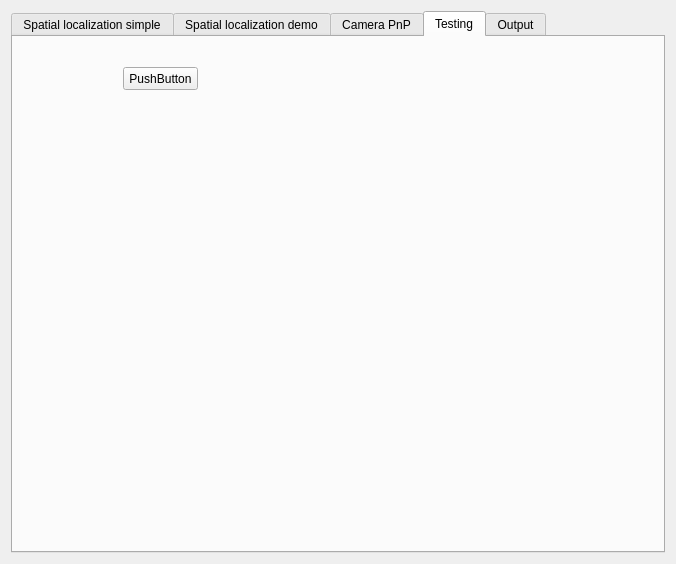
<?xml version="1.0" encoding="UTF-8"?>
<ui version="4.0">
 <class>SpineCArmRegistrationControls</class>
 <widget class="QWidget" name="SpineCArmRegistrationControls">
  <property name="geometry">
   <rect>
    <x>0</x>
    <y>0</y>
    <width>676</width>
    <height>564</height>
   </rect>
  </property>
  <property name="minimumSize">
   <size>
    <width>0</width>
    <height>0</height>
   </size>
  </property>
  <property name="windowTitle">
   <string>QmitkTemplate</string>
  </property>
  <layout class="QVBoxLayout" name="verticalLayout_2">
   <item>
    <widget class="QTabWidget" name="tabWidget">
     <property name="currentIndex">
      <number>3</number>
     </property>
     <widget class="QWidget" name="tab">
      <attribute name="title">
       <string>Spatial localization simple</string>
      </attribute>
      <layout class="QGridLayout" name="gridLayout">
       <item row="0" column="0">
        <widget class="QGroupBox" name="groupBox_2">
         <property name="title">
          <string>Scene initialization</string>
         </property>
         <layout class="QGridLayout" name="gridLayout_4">
          <item row="0" column="0">
           <widget class="QGroupBox" name="groupBox_3">
            <property name="title">
             <string>Imager planes</string>
            </property>
            <layout class="QGridLayout" name="gridLayout_2">
             <item row="0" column="0">
              <layout class="QHBoxLayout" name="horizontalLayout">
               <item>
                <widget class="QLabel" name="label">
                 <property name="text">
                  <string>Resolution (mm X mm):</string>
                 </property>
                </widget>
               </item>
               <item>
                <widget class="QLineEdit" name="lineEdit_planeResolutionX">
                 <property name="text">
                  <string>0.205</string>
                 </property>
                </widget>
               </item>
               <item>
                <widget class="QLabel" name="label_3">
                 <property name="text">
                  <string>X</string>
                 </property>
                </widget>
               </item>
               <item>
                <widget class="QLineEdit" name="lineEdit_planeResolutionY">
                 <property name="text">
                  <string>0.205</string>
                 </property>
                </widget>
               </item>
              </layout>
             </item>
             <item row="1" column="0">
              <layout class="QHBoxLayout" name="horizontalLayout_2">
               <item>
                <widget class="QLabel" name="label_2">
                 <property name="text">
                  <string>Pixel number:</string>
                 </property>
                </widget>
               </item>
               <item>
                <widget class="QLineEdit" name="lineEdit_planePixNumX">
                 <property name="text">
                  <string>1024</string>
                 </property>
                </widget>
               </item>
               <item>
                <widget class="QLabel" name="label_4">
                 <property name="text">
                  <string>X</string>
                 </property>
                </widget>
               </item>
               <item>
                <widget class="QLineEdit" name="lineEdit_planePixNumY">
                 <property name="text">
                  <string>1024</string>
                 </property>
                </widget>
               </item>
              </layout>
             </item>
            </layout>
           </widget>
          </item>
          <item row="2" column="0">
           <widget class="QPushButton" name="pushButton_InitSpatialScene">
            <property name="text">
             <string>Initialize</string>
            </property>
           </widget>
          </item>
          <item row="1" column="0">
           <widget class="QGroupBox" name="groupBox_4">
            <property name="title">
             <string>Radiation source location (x,y,z, relative to corresponding imager)</string>
            </property>
            <layout class="QGridLayout" name="gridLayout_3">
             <item row="0" column="0">
              <layout class="QHBoxLayout" name="horizontalLayout_3">
               <item>
                <widget class="QLabel" name="label_5">
                 <property name="text">
                  <string>Source 0:</string>
                 </property>
                </widget>
               </item>
               <item>
                <widget class="QLineEdit" name="lineEdit_planeSourceX_0">
                 <property name="text">
                  <string>104.5</string>
                 </property>
                </widget>
               </item>
               <item>
                <widget class="QLabel" name="label_6">
                 <property name="text">
                  <string>X</string>
                 </property>
                </widget>
               </item>
               <item>
                <widget class="QLineEdit" name="lineEdit_planeSourceY_0">
                 <property name="text">
                  <string>104.5</string>
                 </property>
                </widget>
               </item>
               <item>
                <widget class="QLabel" name="label_9">
                 <property name="text">
                  <string>X</string>
                 </property>
                </widget>
               </item>
               <item>
                <widget class="QLineEdit" name="lineEdit_planeSourceZ_0">
                 <property name="text">
                  <string>788</string>
                 </property>
                </widget>
               </item>
              </layout>
             </item>
             <item row="1" column="0">
              <layout class="QHBoxLayout" name="horizontalLayout_4">
               <item>
                <widget class="QLabel" name="label_7">
                 <property name="text">
                  <string>Source 1:</string>
                 </property>
                </widget>
               </item>
               <item>
                <widget class="QLineEdit" name="lineEdit_planeSourceX_1">
                 <property name="text">
                  <string>104.5</string>
                 </property>
                </widget>
               </item>
               <item>
                <widget class="QLabel" name="label_8">
                 <property name="text">
                  <string>X</string>
                 </property>
                </widget>
               </item>
               <item>
                <widget class="QLineEdit" name="lineEdit_planeSourceY_1">
                 <property name="text">
                  <string>104.5</string>
                 </property>
                </widget>
               </item>
               <item>
                <widget class="QLabel" name="label_10">
                 <property name="text">
                  <string>X</string>
                 </property>
                </widget>
               </item>
               <item>
                <widget class="QLineEdit" name="lineEdit_planeSourceZ_1">
                 <property name="text">
                  <string>788</string>
                 </property>
                </widget>
               </item>
              </layout>
             </item>
            </layout>
           </widget>
          </item>
         </layout>
        </widget>
       </item>
       <item row="1" column="0">
        <widget class="QLabel" name="label_13">
         <property name="text">
          <string>Please move AP(LT) ray source and AP(LT) imager into AP(LT) coordinate's child node,</string>
         </property>
        </widget>
       </item>
       <item row="2" column="0">
        <widget class="QLabel" name="label_14">
         <property name="text">
          <string>then move the 2 parent nodes to proper positions, pick a point on AP image and then a point on LT image</string>
         </property>
        </widget>
       </item>
       <item row="3" column="0">
        <widget class="QGroupBox" name="groupBox_5">
         <property name="title">
          <string>AP image point selection</string>
         </property>
         <layout class="QGridLayout" name="gridLayout_5">
          <item row="0" column="0">
           <layout class="QHBoxLayout" name="horizontalLayout_5">
            <item>
             <widget class="QLabel" name="label_11">
              <property name="text">
               <string>AP image point:</string>
              </property>
             </widget>
            </item>
            <item>
             <widget class="QmitkSingleNodeSelectionWidget" name="mitkNodeSelectWidget_spatialApPoint" native="true">
              <property name="enabled">
               <bool>true</bool>
              </property>
             </widget>
            </item>
           </layout>
          </item>
          <item row="0" column="1">
           <widget class="QPushButton" name="pushButton_confirmApPoint">
            <property name="text">
             <string>Confirm</string>
            </property>
           </widget>
          </item>
         </layout>
        </widget>
       </item>
       <item row="4" column="0">
        <widget class="QGroupBox" name="groupBox_6">
         <property name="title">
          <string>LT image point selection on the projection line</string>
         </property>
         <layout class="QGridLayout" name="gridLayout_6">
          <item row="0" column="0">
           <layout class="QHBoxLayout" name="horizontalLayout_6">
            <item>
             <widget class="QLabel" name="label_12">
              <property name="text">
               <string>LT image point:</string>
              </property>
             </widget>
            </item>
            <item>
             <widget class="QmitkSingleNodeSelectionWidget" name="mitkNodeSelectWidget_spatialLtPoint" native="true">
              <property name="enabled">
               <bool>true</bool>
              </property>
             </widget>
            </item>
           </layout>
          </item>
          <item row="0" column="1">
           <widget class="QPushButton" name="pushButton_confirmLtPoint">
            <property name="text">
             <string>Confirm</string>
            </property>
           </widget>
          </item>
         </layout>
        </widget>
       </item>
      </layout>
     </widget>
     <widget class="QWidget" name="tab_2">
      <attribute name="title">
       <string>Spatial localization demo</string>
      </attribute>
      <layout class="QGridLayout" name="gridLayout_9">
       <item row="0" column="0">
        <widget class="QGroupBox" name="groupBox_8">
         <property name="title">
          <string>C-arm images</string>
         </property>
         <layout class="QVBoxLayout" name="verticalLayout_4">
          <item>
           <layout class="QHBoxLayout" name="horizontalLayout_7">
            <item>
             <widget class="QLabel" name="label_15">
              <property name="text">
               <string>AP image:</string>
              </property>
             </widget>
            </item>
            <item>
             <widget class="QmitkSingleNodeSelectionWidget" name="mitkNodeSelectWidget_ApImage" native="true">
              <property name="enabled">
               <bool>true</bool>
              </property>
             </widget>
            </item>
           </layout>
          </item>
          <item>
           <layout class="QHBoxLayout" name="horizontalLayout_8">
            <item>
             <widget class="QLabel" name="label_16">
              <property name="text">
               <string>LT image:</string>
              </property>
             </widget>
            </item>
            <item>
             <widget class="QmitkSingleNodeSelectionWidget" name="mitkNodeSelectWidget_LtImage" native="true">
              <property name="enabled">
               <bool>true</bool>
              </property>
             </widget>
            </item>
           </layout>
          </item>
         </layout>
        </widget>
       </item>
       <item row="1" column="0">
        <widget class="QGroupBox" name="groupBox_7">
         <property name="title">
          <string>2-deck calibrator position in NDI</string>
         </property>
         <layout class="QVBoxLayout" name="verticalLayout_3">
          <item>
           <layout class="QHBoxLayout" name="horizontalLayout_9">
            <item>
             <widget class="QLabel" name="label_17">
              <property name="text">
               <string>AP position matrix (stored in an object):</string>
              </property>
             </widget>
            </item>
            <item>
             <widget class="QmitkSingleNodeSelectionWidget" name="mitkNodeSelectWidget_ndiAp" native="true">
              <property name="enabled">
               <bool>true</bool>
              </property>
             </widget>
            </item>
           </layout>
          </item>
          <item>
           <layout class="QHBoxLayout" name="horizontalLayout_10">
            <item>
             <widget class="QLabel" name="label_18">
              <property name="text">
               <string>LT position matrix (stored in an object):</string>
              </property>
             </widget>
            </item>
            <item>
             <widget class="QmitkSingleNodeSelectionWidget" name="mitkNodeSelectWidget_ndiLt" native="true">
              <property name="enabled">
               <bool>true</bool>
              </property>
             </widget>
            </item>
           </layout>
          </item>
         </layout>
        </widget>
       </item>
       <item row="2" column="0">
        <widget class="QGroupBox" name="groupBox_9">
         <property name="title">
          <string>Steelballs</string>
         </property>
         <layout class="QGridLayout" name="gridLayout_7">
          <item row="0" column="0">
           <layout class="QHBoxLayout" name="horizontalLayout_13">
            <item>
             <widget class="QLabel" name="label_21">
              <property name="text">
               <string>L balls by design:</string>
              </property>
             </widget>
            </item>
            <item>
             <widget class="QmitkSingleNodeSelectionWidget" name="mitkNodeSelectWidget_designLballs" native="true">
              <property name="enabled">
               <bool>true</bool>
              </property>
             </widget>
            </item>
           </layout>
          </item>
          <item row="0" column="1">
           <layout class="QHBoxLayout" name="horizontalLayout_14">
            <item>
             <widget class="QLabel" name="label_22">
              <property name="text">
               <string>M balls by design:</string>
              </property>
             </widget>
            </item>
            <item>
             <widget class="QmitkSingleNodeSelectionWidget" name="mitkNodeSelectWidget_designMballs" native="true">
              <property name="enabled">
               <bool>true</bool>
              </property>
             </widget>
            </item>
           </layout>
          </item>
          <item row="1" column="0">
           <layout class="QHBoxLayout" name="horizontalLayout_11">
            <item>
             <widget class="QLabel" name="label_19">
              <property name="text">
               <string>L balls (AP,extracted):</string>
              </property>
             </widget>
            </item>
            <item>
             <widget class="QmitkSingleNodeSelectionWidget" name="mitkNodeSelectWidget_APextractedLballs" native="true">
              <property name="enabled">
               <bool>true</bool>
              </property>
             </widget>
            </item>
           </layout>
          </item>
          <item row="1" column="1">
           <layout class="QHBoxLayout" name="horizontalLayout_12">
            <item>
             <widget class="QLabel" name="label_20">
              <property name="text">
               <string>M balls (AP,extracted):</string>
              </property>
             </widget>
            </item>
            <item>
             <widget class="QmitkSingleNodeSelectionWidget" name="mitkNodeSelectWidget_APextractedMballs" native="true">
              <property name="enabled">
               <bool>true</bool>
              </property>
             </widget>
            </item>
           </layout>
          </item>
          <item row="2" column="0">
           <layout class="QHBoxLayout" name="horizontalLayout_17">
            <item>
             <widget class="QLabel" name="label_25">
              <property name="text">
               <string>L balls (LT,extracted):</string>
              </property>
             </widget>
            </item>
            <item>
             <widget class="QmitkSingleNodeSelectionWidget" name="mitkNodeSelectWidget_LTextractedLballs" native="true">
              <property name="enabled">
               <bool>true</bool>
              </property>
             </widget>
            </item>
           </layout>
          </item>
          <item row="2" column="1">
           <layout class="QHBoxLayout" name="horizontalLayout_18">
            <item>
             <widget class="QLabel" name="label_26">
              <property name="text">
               <string>M balls (LT extracted):</string>
              </property>
             </widget>
            </item>
            <item>
             <widget class="QmitkSingleNodeSelectionWidget" name="mitkNodeSelectWidget_LTextractedMballs" native="true">
              <property name="enabled">
               <bool>true</bool>
              </property>
             </widget>
            </item>
           </layout>
          </item>
         </layout>
        </widget>
       </item>
       <item row="3" column="0">
        <widget class="QPushButton" name="pushButton_projectionModelReg">
         <property name="text">
          <string>Register the projection model</string>
         </property>
        </widget>
       </item>
       <item row="4" column="0">
        <widget class="QGroupBox" name="groupBox_12">
         <property name="title">
          <string>2D point selection</string>
         </property>
         <layout class="QGridLayout" name="gridLayout_8">
          <item row="1" column="0">
           <layout class="QHBoxLayout" name="horizontalLayout_15">
            <item>
             <widget class="QLabel" name="label_23">
              <property name="text">
               <string>AP image point:</string>
              </property>
             </widget>
            </item>
            <item>
             <widget class="QmitkSingleNodeSelectionWidget" name="mitkNodeSelectWidget_demoApPoint" native="true">
              <property name="enabled">
               <bool>true</bool>
              </property>
             </widget>
            </item>
           </layout>
          </item>
          <item row="1" column="1">
           <widget class="QPushButton" name="pushButton_confirmDemoApPoint">
            <property name="text">
             <string>Confirm</string>
            </property>
           </widget>
          </item>
          <item row="2" column="0">
           <layout class="QHBoxLayout" name="horizontalLayout_16">
            <item>
             <widget class="QLabel" name="label_24">
              <property name="text">
               <string>LT image point:</string>
              </property>
             </widget>
            </item>
            <item>
             <widget class="QmitkSingleNodeSelectionWidget" name="mitkNodeSelectWidget_demoLtPoint" native="true">
              <property name="enabled">
               <bool>true</bool>
              </property>
             </widget>
            </item>
           </layout>
          </item>
          <item row="2" column="1">
           <widget class="QPushButton" name="pushButton_confirmDemoLtPoint">
            <property name="text">
             <string>Confirm</string>
            </property>
           </widget>
          </item>
          <item row="0" column="0" colspan="2">
           <layout class="QHBoxLayout" name="horizontalLayout_19">
            <item>
             <widget class="QLabel" name="label_27">
              <property name="text">
               <string>3D pointset:</string>
              </property>
             </widget>
            </item>
            <item>
             <widget class="QmitkSingleNodeSelectionWidget" name="mitkNodeSelectWidget_demo3Dpointset" native="true">
              <property name="enabled">
               <bool>true</bool>
              </property>
             </widget>
            </item>
           </layout>
          </item>
         </layout>
        </widget>
       </item>
      </layout>
     </widget>
     <widget class="QWidget" name="tab_4">
      <attribute name="title">
       <string>Camera PnP</string>
      </attribute>
      <layout class="QGridLayout" name="gridLayout_16">
       <item row="0" column="0">
        <widget class="QGroupBox" name="groupBox_13">
         <property name="title">
          <string>C-arm image</string>
         </property>
         <layout class="QGridLayout" name="gridLayout_13">
          <item row="0" column="0">
           <layout class="QHBoxLayout" name="horizontalLayout_24">
            <item>
             <widget class="QRadioButton" name="radioButton_ap">
              <property name="text">
               <string>AP image:</string>
              </property>
              <property name="checked">
               <bool>true</bool>
              </property>
             </widget>
            </item>
            <item>
             <widget class="QRadioButton" name="radioButton_lt">
              <property name="text">
               <string>LT image</string>
              </property>
             </widget>
            </item>
           </layout>
          </item>
          <item row="0" column="1">
           <widget class="QmitkSingleNodeSelectionWidget" name="mitkNodeSelectWidget_image_pnp" native="true">
            <property name="enabled">
             <bool>true</bool>
            </property>
           </widget>
          </item>
         </layout>
        </widget>
       </item>
       <item row="4" column="0">
        <widget class="QGroupBox" name="groupBox_14">
         <property name="title">
          <string>2D point selection</string>
         </property>
         <layout class="QGridLayout" name="gridLayout_15">
          <item row="1" column="0">
           <layout class="QHBoxLayout" name="horizontalLayout_25">
            <item>
             <widget class="QLabel" name="label_32">
              <property name="text">
               <string>AP image point:</string>
              </property>
             </widget>
            </item>
            <item>
             <widget class="QmitkSingleNodeSelectionWidget" name="mitkNodeSelectWidget_ApPoint_pnp" native="true">
              <property name="enabled">
               <bool>true</bool>
              </property>
             </widget>
            </item>
           </layout>
          </item>
          <item row="1" column="1">
           <widget class="QPushButton" name="pushButton_confirmApPoint_pnp">
            <property name="text">
             <string>Confirm</string>
            </property>
           </widget>
          </item>
          <item row="2" column="0">
           <layout class="QHBoxLayout" name="horizontalLayout_29">
            <item>
             <widget class="QLabel" name="label_33">
              <property name="text">
               <string>LT image point:</string>
              </property>
             </widget>
            </item>
            <item>
             <widget class="QmitkSingleNodeSelectionWidget" name="mitkNodeSelectWidget_LtPoint_pnp" native="true">
              <property name="enabled">
               <bool>true</bool>
              </property>
             </widget>
            </item>
           </layout>
          </item>
          <item row="2" column="1">
           <widget class="QPushButton" name="pushButton_confirmLtPoint_pnp">
            <property name="text">
             <string>Confirm</string>
            </property>
           </widget>
          </item>
          <item row="0" column="0" colspan="2">
           <layout class="QHBoxLayout" name="horizontalLayout_30">
            <item>
             <widget class="QLabel" name="label_37">
              <property name="text">
               <string>3D pointset:</string>
              </property>
             </widget>
            </item>
            <item>
             <widget class="QmitkSingleNodeSelectionWidget" name="mitkNodeSelectWidget_3Dpointset_pnp" native="true">
              <property name="enabled">
               <bool>true</bool>
              </property>
             </widget>
            </item>
           </layout>
          </item>
         </layout>
        </widget>
       </item>
       <item row="1" column="0">
        <widget class="QGroupBox" name="groupBox_10">
         <property name="title">
          <string>L and M steelballs on 2-deck image calibrator</string>
         </property>
         <layout class="QGridLayout" name="gridLayout_11">
          <item row="1" column="1">
           <layout class="QHBoxLayout" name="horizontalLayout_27">
            <item>
             <widget class="QLabel" name="label_35">
              <property name="text">
               <string>M balls extracted:</string>
              </property>
             </widget>
            </item>
            <item>
             <widget class="QmitkSingleNodeSelectionWidget" name="mitkNodeSelectWidget_extractedMballs_pnp" native="true">
              <property name="enabled">
               <bool>true</bool>
              </property>
             </widget>
            </item>
           </layout>
          </item>
          <item row="1" column="0">
           <layout class="QHBoxLayout" name="horizontalLayout_26">
            <item>
             <widget class="QLabel" name="label_34">
              <property name="text">
               <string>L balls extracted:</string>
              </property>
             </widget>
            </item>
            <item>
             <widget class="QmitkSingleNodeSelectionWidget" name="mitkNodeSelectWidget_extractedLballs_pnp" native="true">
              <property name="enabled">
               <bool>true</bool>
              </property>
             </widget>
            </item>
           </layout>
          </item>
          <item row="0" column="0">
           <layout class="QHBoxLayout" name="horizontalLayout_22">
            <item>
             <widget class="QLabel" name="label_30">
              <property name="text">
               <string>L balls by design:</string>
              </property>
             </widget>
            </item>
            <item>
             <widget class="QmitkSingleNodeSelectionWidget" name="mitkNodeSelectWidget_designLballs_pnp" native="true">
              <property name="enabled">
               <bool>true</bool>
              </property>
             </widget>
            </item>
           </layout>
          </item>
          <item row="0" column="1">
           <layout class="QHBoxLayout" name="horizontalLayout_23">
            <item>
             <widget class="QLabel" name="label_31">
              <property name="text">
               <string>M balls by design:</string>
              </property>
             </widget>
            </item>
            <item>
             <widget class="QmitkSingleNodeSelectionWidget" name="mitkNodeSelectWidget_designMballs_pnp" native="true">
              <property name="enabled">
               <bool>true</bool>
              </property>
             </widget>
            </item>
           </layout>
          </item>
         </layout>
        </widget>
       </item>
       <item row="2" column="0">
        <widget class="QGroupBox" name="groupBox_11">
         <property name="title">
          <string>PnP DRF</string>
         </property>
         <layout class="QGridLayout" name="gridLayout_14">
          <item row="1" column="0">
           <widget class="QGroupBox" name="groupBox">
            <property name="title">
             <string>Steelballs</string>
            </property>
            <layout class="QGridLayout" name="gridLayout_12">
             <item row="0" column="0">
              <layout class="QHBoxLayout" name="horizontalLayout_20">
               <item>
                <widget class="QLabel" name="label_28">
                 <property name="text">
                  <string>Desgin:</string>
                 </property>
                </widget>
               </item>
               <item>
                <widget class="QmitkSingleNodeSelectionWidget" name="mitkNodeSelectWidget_designPnPballs" native="true">
                 <property name="enabled">
                  <bool>true</bool>
                 </property>
                </widget>
               </item>
              </layout>
             </item>
             <item row="1" column="0">
              <layout class="QHBoxLayout" name="horizontalLayout_28">
               <item>
                <widget class="QLabel" name="label_36">
                 <property name="text">
                  <string>Extracted:</string>
                 </property>
                </widget>
               </item>
               <item>
                <widget class="QmitkSingleNodeSelectionWidget" name="mitkNodeSelectWidget_imagePnPballs" native="true">
                 <property name="enabled">
                  <bool>true</bool>
                 </property>
                </widget>
               </item>
              </layout>
             </item>
            </layout>
           </widget>
          </item>
          <item row="2" column="0">
           <layout class="QHBoxLayout" name="horizontalLayout_21">
            <item>
             <widget class="QLabel" name="label_29">
              <property name="text">
               <string>PnP marker NDI position:  </string>
              </property>
             </widget>
            </item>
            <item>
             <widget class="QmitkSingleNodeSelectionWidget" name="mitkNodeSelectWidget_ndiPnP" native="true">
              <property name="enabled">
               <bool>true</bool>
              </property>
             </widget>
            </item>
           </layout>
          </item>
         </layout>
        </widget>
       </item>
       <item row="3" column="0">
        <widget class="QPushButton" name="pushButton_projectionModelReg_pnp">
         <property name="text">
          <string>Register the projection model</string>
         </property>
        </widget>
       </item>
       <item row="5" column="0">
        <spacer name="verticalSpacer">
         <property name="orientation">
          <enum>Qt::Vertical</enum>
         </property>
         <property name="sizeHint" stdset="0">
          <size>
           <width>20</width>
           <height>40</height>
          </size>
         </property>
        </spacer>
       </item>
      </layout>
     </widget>
     <widget class="QWidget" name="tab_5">
      <attribute name="title">
       <string>Testing</string>
      </attribute>
      <widget class="QPushButton" name="pushButton_test">
       <property name="geometry">
        <rect>
         <x>110</x>
         <y>30</y>
         <width>75</width>
         <height>23</height>
        </rect>
       </property>
       <property name="text">
        <string>PushButton</string>
       </property>
      </widget>
     </widget>
     <widget class="QWidget" name="tab_3">
      <attribute name="title">
       <string>Output</string>
      </attribute>
      <layout class="QGridLayout" name="gridLayout_10">
       <item row="0" column="0">
        <widget class="QTextBrowser" name="textBrowser"/>
       </item>
      </layout>
     </widget>
    </widget>
   </item>
  </layout>
 </widget>
 <layoutdefault spacing="6" margin="11"/>
 <customwidgets>
  <customwidget>
   <class>QmitkSingleNodeSelectionWidget</class>
   <extends>QWidget</extends>
   <header location="global">QmitkSingleNodeSelectionWidget.h</header>
   <container>1</container>
  </customwidget>
 </customwidgets>
 <resources/>
 <connections/>
</ui>
